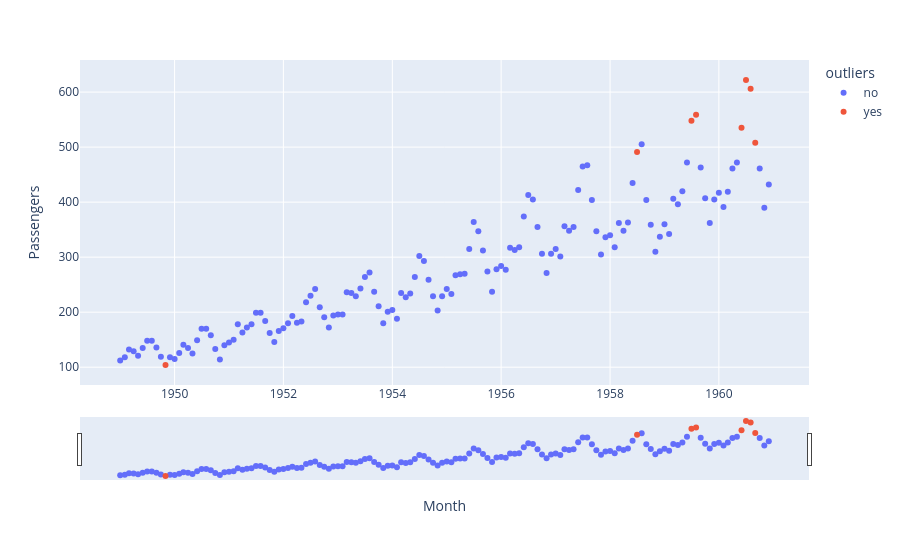

Notebook code cell kept with this figure:
### Code cell
fig = px.scatter(pas, x='Month', y='Passengers', color='outliers')
fig.update_xaxes(rangeslider_visible=True)
fig.show()

### Figure 1 — Plotly figure (JSON) as saved in the notebook; plotly's stock layout.template omitted (floating-point values rounded to 4 significant figures; data arrays with more than 128 entries replaced by an {"elided": "..."} marker saying what was removed)
{"data": [{"hovertemplate": "outliers=no<br>Month=%{x}<br>Passengers=%{y}<extra></extra>", "legendgroup": "no", "marker": {"color": "#636efa", "symbol": "circle"}, "mode": "markers", "name": "no", "orientation": "v", "showlegend": true, "type": "scatter", "x": {"elided": "136 str values"}, "xaxis": "x", "y": {"elided": "136 int values"}, "yaxis": "y"}, {"hovertemplate": "outliers=yes<br>Month=%{x}<br>Passengers=%{y}<extra></extra>", "legendgroup": "yes", "marker": {"color": "#EF553B", "symbol": "circle"}, "mode": "markers", "name": "yes", "orientation": "v", "showlegend": true, "type": "scatter", "x": ["1949-11-01T00:00:00.000000", "1958-07-01T00:00:00.000000", "1959-07-01T00:00:00.000000", "1959-08-01T00:00:00.000000", "1960-06-01T00:00:00.000000", "1960-07-01T00:00:00.000000", "1960-08-01T00:00:00.000000", "1960-09-01T00:00:00.000000"], "xaxis": "x", "y": [104, 491, 548, 559, 535, 622, 606, 508], "yaxis": "y"}], "layout": {"legend": {"title": {"text": "outliers"}, "tracegroupgap": 0}, "margin": {"t": 60}, "xaxis": {"anchor": "y", "domain": [0, 1], "rangeslider": {"visible": true}, "title": {"text": "Month"}}, "yaxis": {"anchor": "x", "domain": [0, 1], "title": {"text": "Passengers"}}}}
